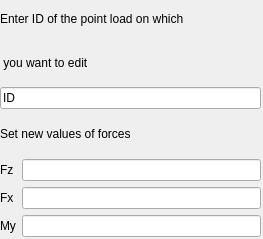
<?xml version="1.0" encoding="UTF-8"?>
<ui version="4.0">
 <class>DeleteSupportsLayout</class>
 <widget class="QWidget" name="DeleteSupportsLayout">
  <property name="geometry">
   <rect>
    <x>0</x>
    <y>0</y>
    <width>263</width>
    <height>239</height>
   </rect>
  </property>
  <property name="windowTitle">
   <string>Form</string>
  </property>
  <widget class="QWidget" name="verticalLayoutWidget">
   <property name="geometry">
    <rect>
     <x>0</x>
     <y>0</y>
     <width>261</width>
     <height>237</height>
    </rect>
   </property>
   <layout class="QVBoxLayout" name="verticalLayout">
    <item>
     <layout class="QVBoxLayout" name="mainLayout">
      <item>
       <widget class="QLabel" name="label_2">
        <property name="text">
         <string>Enter ID of the point load on which</string>
        </property>
       </widget>
      </item>
      <item>
       <widget class="QLabel" name="label_3">
        <property name="text">
         <string> you want to edit</string>
        </property>
       </widget>
      </item>
      <item>
       <widget class="QLineEdit" name="pointLoadToEditLineEdit">
        <property name="text">
         <string>ID</string>
        </property>
       </widget>
      </item>
      <item>
       <widget class="QLabel" name="label">
        <property name="text">
         <string>Set new values of forces</string>
        </property>
       </widget>
      </item>
      <item>
       <layout class="QGridLayout" name="gridLayout_2">
        <item row="2" column="0">
         <widget class="QLabel" name="label_12">
          <property name="text">
           <string>My</string>
          </property>
         </widget>
        </item>
        <item row="1" column="0">
         <widget class="QLabel" name="label_11">
          <property name="text">
           <string>Fx</string>
          </property>
         </widget>
        </item>
        <item row="0" column="0">
         <widget class="QLabel" name="label_10">
          <property name="text">
           <string>Fz</string>
          </property>
         </widget>
        </item>
        <item row="0" column="1">
         <widget class="QLineEdit" name="newFzNodalLineEdit"/>
        </item>
        <item row="1" column="1">
         <widget class="QLineEdit" name="newFxNodalLineEdit"/>
        </item>
        <item row="2" column="1">
         <widget class="QLineEdit" name="newMyNodalLineEdit"/>
        </item>
       </layout>
      </item>
     </layout>
    </item>
   </layout>
  </widget>
 </widget>
 <resources/>
 <connections/>
</ui>
